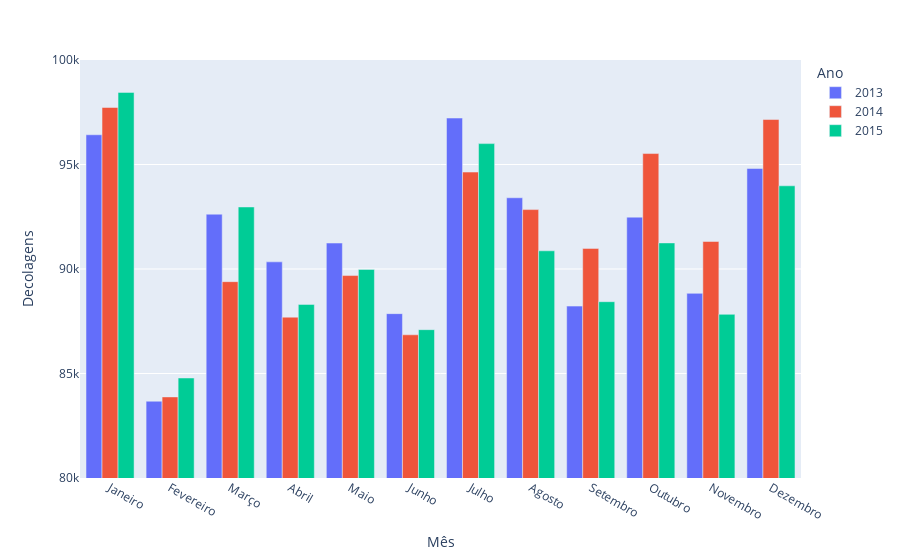

The notebook cell this image was saved under:
### Code cell
fig.update_yaxes(range=[80000,100000])

### Figure 1 — Plotly figure (JSON) as saved in the notebook; plotly's stock layout.template omitted (floating-point values rounded to 4 significant figures)
{"data": [{"alignmentgroup": "True", "hovertemplate": "Ano=2013<br>Mês=%{x}<br>Decolagens=%{y}<extra></extra>", "legendgroup": "2013", "marker": {"color": "#636efa", "pattern": {"shape": ""}}, "name": "2013", "offsetgroup": "2013", "orientation": "v", "showlegend": true, "textposition": "auto", "type": "bar", "x": ["Janeiro", "Fevereiro", "Março", "Abril", "Maio", "Junho", "Julho", "Agosto", "Setembro", "Outubro", "Novembro", "Dezembro"], "xaxis": "x", "y": [96422, 83673, 92622, 90342, 91242, 87864, 97223, 93408, 88225, 92481, 88834, 94807], "yaxis": "y"}, {"alignmentgroup": "True", "hovertemplate": "Ano=2014<br>Mês=%{x}<br>Decolagens=%{y}<extra></extra>", "legendgroup": "2014", "marker": {"color": "#EF553B", "pattern": {"shape": ""}}, "name": "2014", "offsetgroup": "2014", "orientation": "v", "showlegend": true, "textposition": "auto", "type": "bar", "x": ["Janeiro", "Fevereiro", "Março", "Abril", "Maio", "Junho", "Julho", "Agosto", "Setembro", "Outubro", "Novembro", "Dezembro"], "xaxis": "x", "y": [97728, 83880, 89394, 87695, 89686, 86851, 94638, 92843, 90986, 95524, 91317, 97152], "yaxis": "y"}, {"alignmentgroup": "True", "hovertemplate": "Ano=2015<br>Mês=%{x}<br>Decolagens=%{y}<extra></extra>", "legendgroup": "2015", "marker": {"color": "#00cc96", "pattern": {"shape": ""}}, "name": "2015", "offsetgroup": "2015", "orientation": "v", "showlegend": true, "textposition": "auto", "type": "bar", "x": ["Janeiro", "Fevereiro", "Março", "Abril", "Maio", "Junho", "Julho", "Agosto", "Setembro", "Outubro", "Novembro", "Dezembro"], "xaxis": "x", "y": [98450, 84785, 92968, 88307, 89980, 87097, 95999, 90871, 88436, 91248, 87831, 93981], "yaxis": "y"}], "layout": {"barmode": "group", "legend": {"title": {"text": "Ano"}, "tracegroupgap": 0}, "margin": {"t": 60}, "xaxis": {"anchor": "y", "domain": [0, 1], "title": {"text": "Mês"}}, "yaxis": {"anchor": "x", "domain": [0, 1], "range": [80000, 100000], "title": {"text": "Decolagens"}}}}
